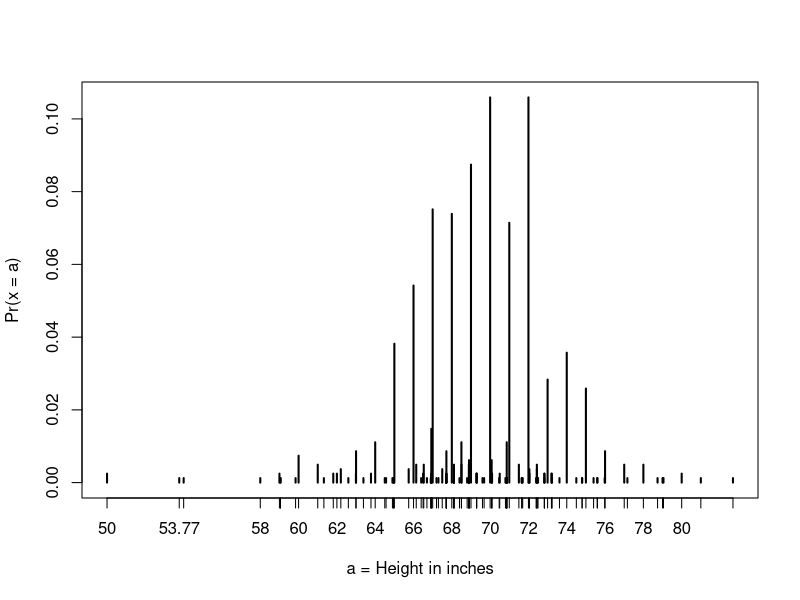
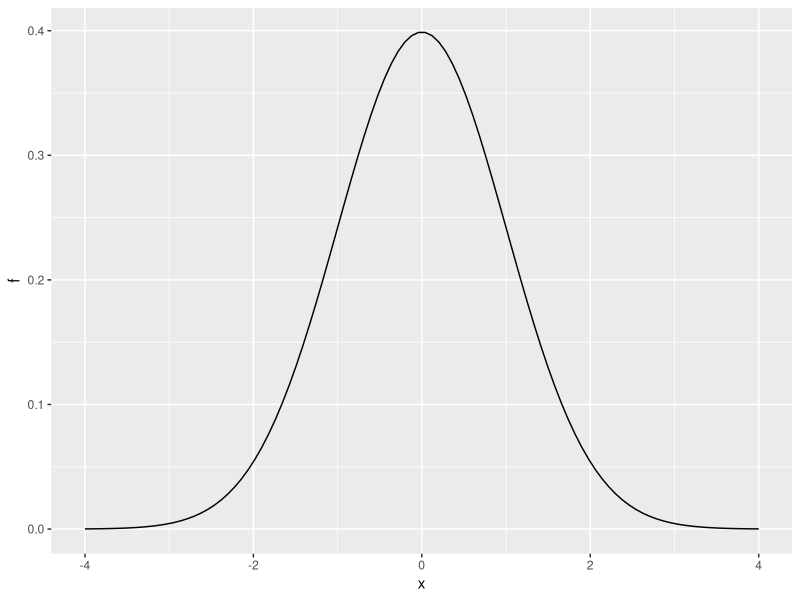
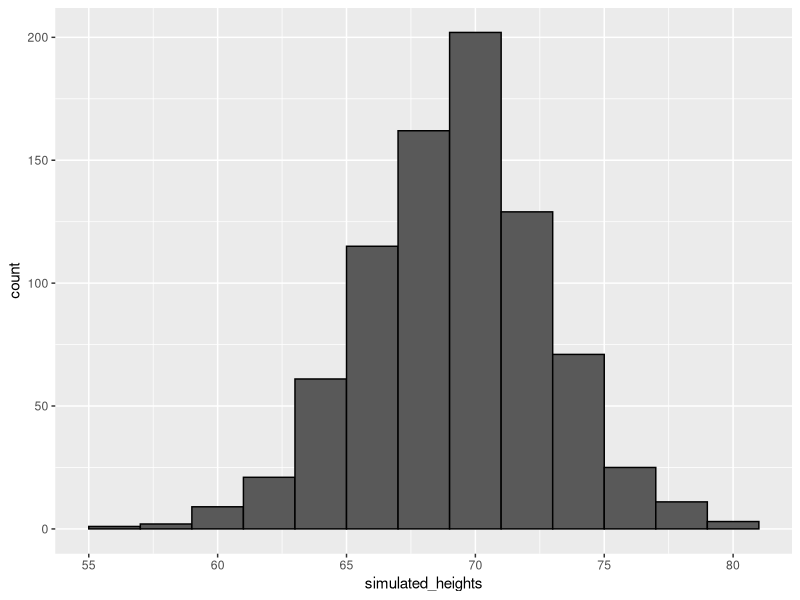
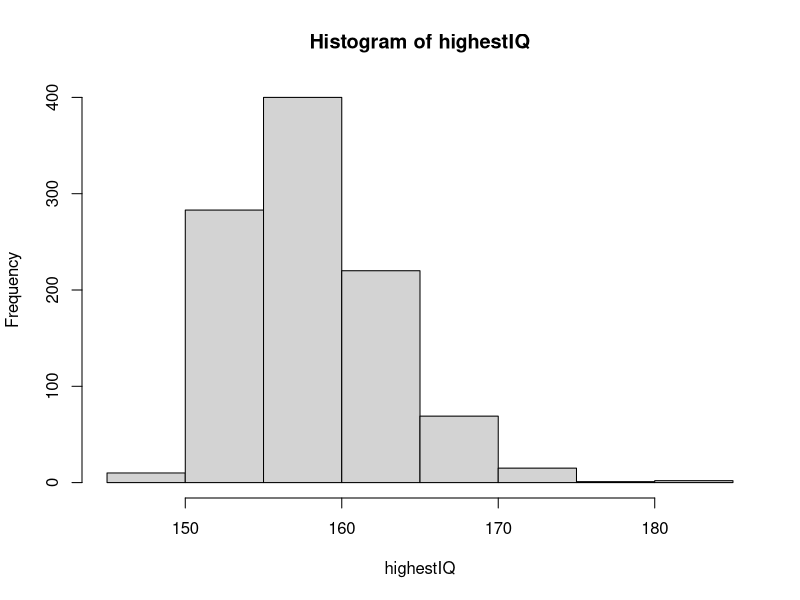

Recreate these plots in R, in order.
library(tidyverse)
library(dslabs)
data(heights)
x <- heights %>% filter(sex=="Male") %>% .$height

#Cumultive Distribution
F <- function(a) mean(x <= a)
1-F(70.5)

#Theoretical Distribution
mean(x)
sd(x)
1-pnorm(70.5, mean(x), sd(x))

# plot distribution of exact heights in data
plot(prop.table(table(x)), xlab = "a = Height in inches", ylab = "Pr(x = a)")
table(x)

#Probability Density
x <- seq(-4, 4, length = 100)
data.frame(x, f = dnorm(x)) %>%
  ggplot(aes(x, f)) +
  geom_line()

# define x as male heights from dslabs data
library(tidyverse)
library(dslabs)
data(heights)
x <- heights %>% filter(sex=="Male") %>% pull(height)

# generate simulated height data using normal distribution - both datasets should have n observations
n <- length(x)
avg <- mean(x)
s <- sd(x)
simulated_heights <- rnorm(n, avg, s)
simulated_heights


# plot distribution of simulated_heights
data.frame(simulated_heights = simulated_heights) %>%
  ggplot(aes(simulated_heights)) +
  geom_histogram(color="black", binwidth = 2)


B <- 10000
tallest <- replicate(B, {
  simulated_data <- rnorm(800, avg, s)    # generate 800 normally distributed random heights
  max(simulated_data)    # determine the tallest height
})
mean(tallest >= 7*12)    # proportion of times that tallest person exceeded 7 feet (84 inches)

# Assign a variable 'female_avg' as the average female height.
female_avg <- 64

# Assign a variable 'female_sd' as the standard deviation for female heights.
female_sd <- 3

# Using variables 'female_avg' and 'female_sd', calculate the probability that a randomly selected female is shorter than 5 feet. Print this value to the console.
pnorm(5*12, female_avg, female_sd)

# Using variables 'female_avg' and 'female_sd', calculate the probability that a randomly selected female is 6 feet or taller. Print this value to the console.
1-pnorm(6*12, female_avg, female_sd)

# Using variables 'female_avg' and 'female_sd', calculate the probability that a randomly selected female is between the desired height range. Print this value to the console.
# Using variables 'female_avg' and 'female_sd', calculate the probability that a randomly selected female is 6 feet or taller. Print this value to the console.
pnorm(67, female_avg, female_sd)-pnorm(61, female_avg, female_sd)

# Using variables 'female_avg' and 'female_sd', calculate the probability that a randomly selected female is between the desired height range. Print this value to the console.
pnorm(67*2.54, female_avg, female_sd)-pnorm(61*2.54, female_avg, female_sd)

# To a variable named 'taller', assign the value of a height that is one SD taller than average.
taller <- 67

# To a variable named 'shorter', assign the value of a height that is one SD shorter than average.
shorter <- 61

# Calculate the probability that a randomly selected female is between the desired height range. Print this value to the console.
pnorm(taller, female_avg, female_sd)-pnorm(shorter, female_avg, female_sd)


# Assign a variable 'male_avg' as the average male height.
male_avg <- 69

# Assign a variable 'male_sd' as the standard deviation for male heights.
male_sd <- 3

# Determine the height of a man in the 99th percentile of the distribution.
qnorm(0.99, mean= male_avg, sd=male_sd)



# The variable `B` specifies the number of times we want the simulation to run.
B <- 10000

# Use the `set.seed` function to make sure your answer matches the expected result after random number generation.
set.seed(1)

# Create an object called `highestIQ` that contains the highest IQ score from each random distribution of 10,000 people.
highestIQ <- replicate(1000, max(rnorm(B, 100, 15)))

# Make a histogram of the highest IQ scores.
hist(highestIQ)
